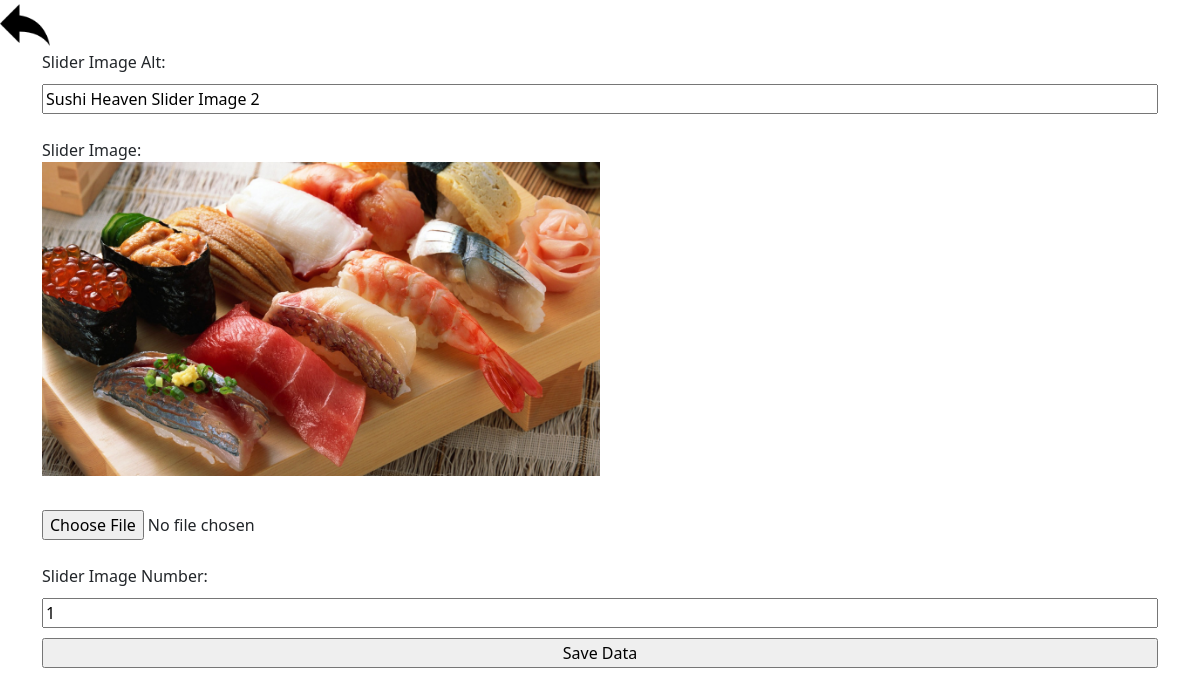
Screenshot of /cms/updateSingleImageSlider.php?id=6 with the database file from the repository.
### tables this page shows
CREATE TABLE `imgslider` (
  `id` int(11) NOT NULL,
  `image` text NOT NULL,
  `imagealt` text NOT NULL,
  `imgslidernum` int(11) NOT NULL
);

### dbconnect.php (called while the page is built, shortened)
<?php
class DBController
{
	private $host = "localhost";
	private $user = "root";
	private $password = "";
	private $database = "sushiheaven";
	private $conn;
	function __construct()
	{
		$this->conn = $this->connectDB();
	}
	function connectDB()
	{
		$conn = mysqli_connect($this->host,$this->user,$this->password,$this->database);
		return $conn;
	}
	function getQuery($query)
	{
		$result = mysqli_query($this->conn, $query);
		$row=mysqli_fetch_assoc($result);
		return $row;
	}
}
?>

### cms/updateSingleImageSlider.php (the view, shortened to what this page needs)
<?php
include 'db.php';
$a = $_GET["id"];
$imageSlider = $dbHandle->getQuery("SELECT * FROM imgslider WHERE id='$a'");
 ?>
 <a href="imgSliderMain.php"><img src="../images/back.png" alt="" style="width:50px"></a>
 <!DOCTYPE html>
 <html lang="en" dir="ltr">
   <head>
   </head>
   <body>
     <div class="container">
     <form class="" method="post" enctype="multipart/form-data">
     Slider Image Alt:<br>
     <input type="text" name="altimg" value="<?php echo $imageSlider['imagealt']; ?>" required> <br>
     Slider Image:<br>
     <img src="<?php echo "../".$imageSlider["image"]; ?>" alt="" style="width:50%;"> <br>
     <input type="file" name="image" accept="image/*" required> <br>
     Slider Image Number: <br>
     <?php if($imageSlider['imgslidernum'] != 0)
     {
       ?>
     <input type="number" name="imgNum" value="<?php echo $imageSlider['imgslidernum']; ?>" required>
   <?php
    } else
    {
      ?>
      <input type="number" name="imgNum" value="<?php echo $imageSlider['imgslidernum']; ?>" readonly>
    <?php
      }
     ?>
     <input type="submit" name="submit" value="Save Data" >
    </form>
    </div>
   </body>
 </html>

### cms/css/styles.css (style rules this page uses)
form { display: flex; flex-direction: column; align-self: center; }
input { margin-top: 10px; }

### rows the page displays
imgslider: altimg "Sushi Heaven Slider Image 2", image (picture), imgNum "1"
